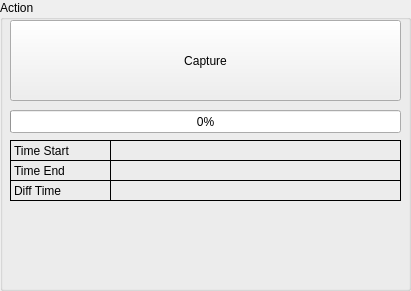
         <widget class="QGroupBox" name="groupBox_7">
          <property name="geometry">
           <rect>
            <x>1441</x>
            <y>10</y>
            <width>411</width>
            <height>291</height>
           </rect>
          </property>
          <property name="title">
           <string>Action</string>
          </property>
          <widget class="QPushButton" name="button_capture_ocr">
           <property name="geometry">
            <rect>
             <x>10</x>
             <y>20</y>
             <width>391</width>
             <height>81</height>
            </rect>
           </property>
           <property name="text">
            <string>Capture</string>
           </property>
          </widget>
          <widget class="QProgressBar" name="progressBar_capture_ocr">
           <property name="geometry">
            <rect>
             <x>10</x>
             <y>110</y>
             <width>391</width>
             <height>23</height>
            </rect>
           </property>
           <property name="value">
            <number>0</number>
           </property>
          </widget>
          <widget class="QLabel" name="bool_output_ocr_11">
           <property name="geometry">
            <rect>
             <x>10</x>
             <y>180</y>
             <width>101</width>
             <height>21</height>
            </rect>
           </property>
           <property name="frameShape">
            <enum>QFrame::Panel</enum>
           </property>
           <property name="text">
            <string>Diff Time</string>
           </property>
           <property name="alignment">
            <set>Qt::AlignLeading|Qt::AlignLeft|Qt::AlignVCenter</set>
           </property>
          </widget>
          <widget class="QLabel" name="bool_output_ocr_12">
           <property name="geometry">
            <rect>
             <x>10</x>
             <y>140</y>
             <width>101</width>
             <height>21</height>
            </rect>
           </property>
           <property name="frameShape">
            <enum>QFrame::Panel</enum>
           </property>
           <property name="text">
            <string>Time Start</string>
           </property>
           <property name="alignment">
            <set>Qt::AlignLeading|Qt::AlignLeft|Qt::AlignVCenter</set>
           </property>
          </widget>
          <widget class="QLabel" name="bool_output_ocr_13">
           <property name="geometry">
            <rect>
             <x>10</x>
             <y>160</y>
             <width>101</width>
             <height>21</height>
            </rect>
           </property>
           <property name="frameShape">
            <enum>QFrame::Panel</enum>
           </property>
           <property name="text">
            <string>Time End</string>
           </property>
           <property name="alignment">
            <set>Qt::AlignLeading|Qt::AlignLeft|Qt::AlignVCenter</set>
           </property>
          </widget>
          <widget class="QLabel" name="diff_time_ocr">
           <property name="geometry">
            <rect>
             <x>110</x>
             <y>180</y>
             <width>291</width>
             <height>21</height>
            </rect>
           </property>
           <property name="frameShape">
            <enum>QFrame::Panel</enum>
           </property>
           <property name="text">
            <string/>
           </property>
           <property name="alignment">
            <set>Qt::AlignLeading|Qt::AlignLeft|Qt::AlignVCenter</set>
           </property>
          </widget>
          <widget class="QLabel" name="time_end_ocr">
           <property name="geometry">
            <rect>
             <x>110</x>
             <y>160</y>
             <width>291</width>
             <height>21</height>
            </rect>
           </property>
           <property name="frameShape">
            <enum>QFrame::Panel</enum>
           </property>
           <property name="text">
            <string/>
           </property>
           <property name="alignment">
            <set>Qt::AlignLeading|Qt::AlignLeft|Qt::AlignVCenter</set>
           </property>
          </widget>
          <widget class="QLabel" name="time_start_ocr">
           <property name="geometry">
            <rect>
             <x>110</x>
             <y>140</y>
             <width>291</width>
             <height>21</height>
            </rect>
           </property>
           <property name="frameShape">
            <enum>QFrame::Panel</enum>
           </property>
           <property name="text">
            <string/>
           </property>
           <property name="alignment">
            <set>Qt::AlignLeading|Qt::AlignLeft|Qt::AlignVCenter</set>
           </property>
          </widget>
         </widget>
